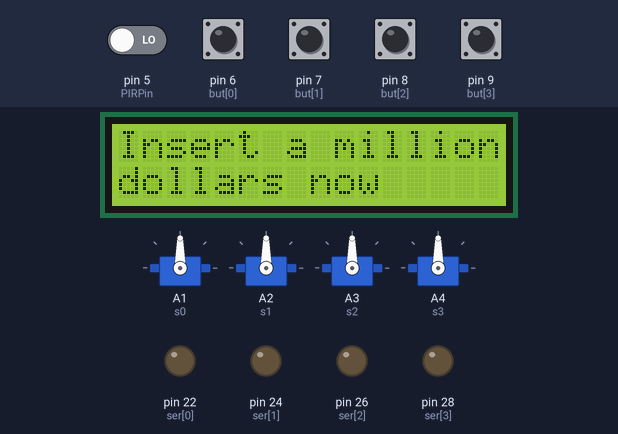
The sketch below on a simulated Arduino Mega 2560, built with avr-gcc and run on an emulated ATmega2560. Parts: 16×2 character LCD, 4 × servo, output pins drawn as LEDs (lit = HIGH). The inputs (shaded band) are chosen by the test bench; at power-on: pin 5 (PIRPin), pin 6 (but[0]), pin 7 (but[1]), pin 8 (but[2]), pin 9 (but[3]) LOW. What the sketch prints to the serial monitor is not drawn.

Above: at 1.2 s.
1.3 s: pin 5 (PIRPin) driven HIGH
At 1.9 s:
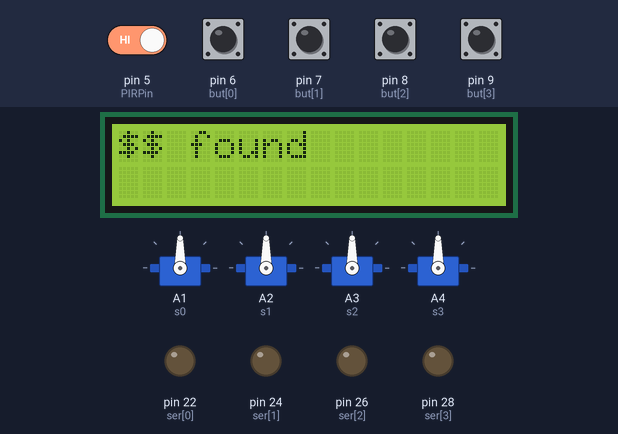
2.8 s: pin 6 (but[0]) pulled HIGH for 0.15 s
At 3.6 s:
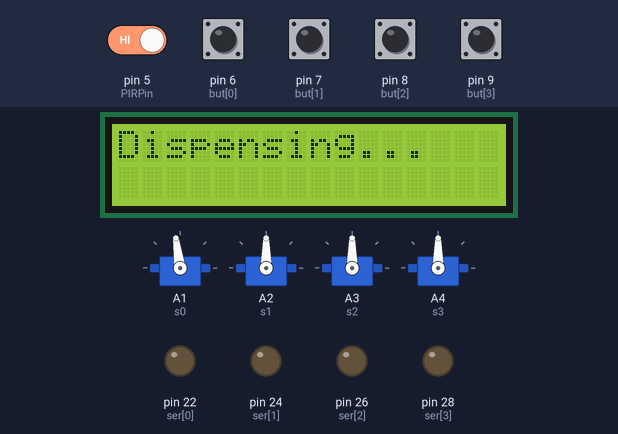
5.3 s: pin 7 (but[1]) pulled HIGH for 0.15 s
At 7.2 s:
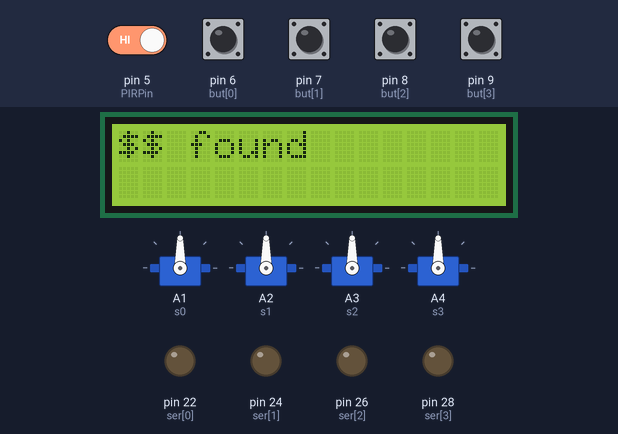
7.8 s: pin 9 (but[3]) pulled HIGH for 0.15 s
At 8.6 s:
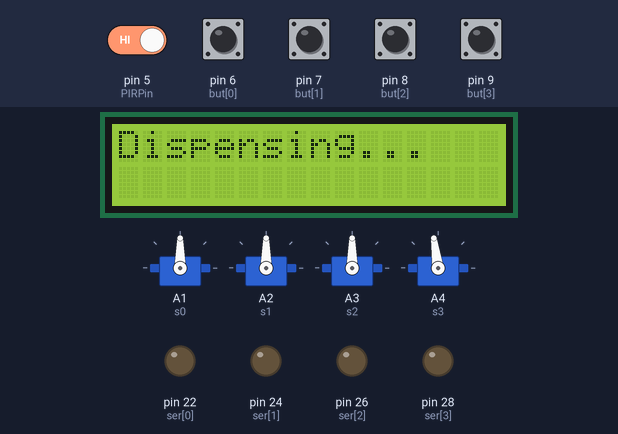
10.3 s: pin 8 (but[2]) pulled HIGH for 0.15 s
At 12.2 s:
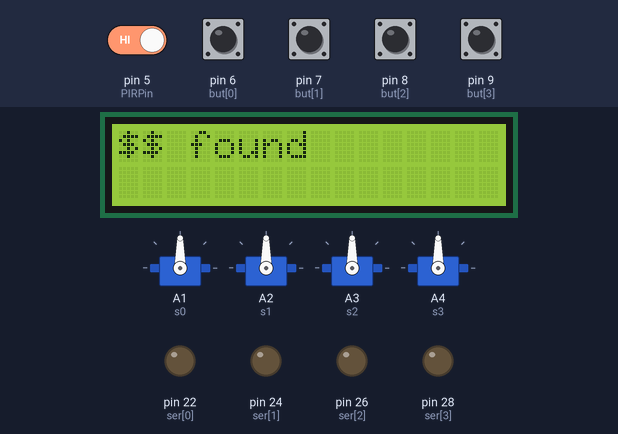
12.8 s: pin 6 (but[0]) pulled HIGH for 1 s
At 13.6 s:
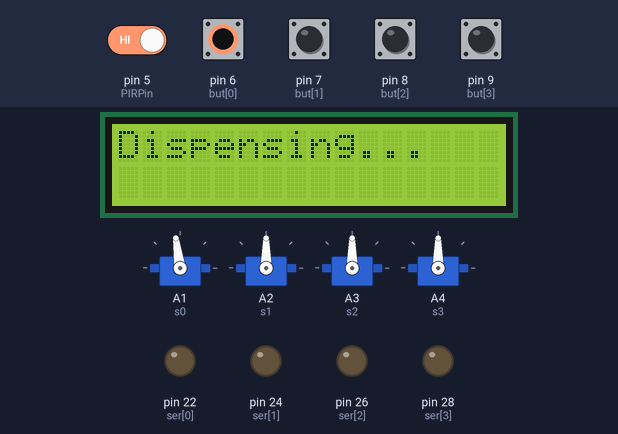
Timing chart, 0 to 15.8 s (numbered marks = the images above; inputs shaded):
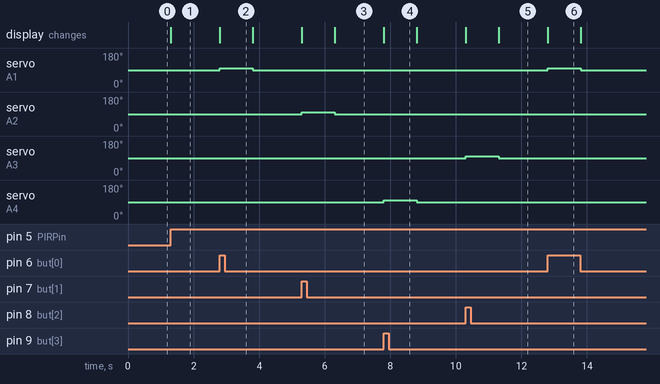

Measured:
- after the input at 1.3 s, the display: changes at once (image 1)
- after the input at 2.8 s, servo on A1 (s0): 90° → 98° at once, → 90° 1.0 s later; the display: changes at once (image 2)
- after the input at 5.3 s, servo on A2 (s1): 90° → 98° at once, → 90° 1.0 s later; the display: first changes at once (image 3 shows a later state)
- after the input at 7.8 s, servo on A4 (s3): 90° → 98° at once, → 90° 1.0 s later; the display: changes at once (image 4)
- after the input at 10.3 s, servo on A3 (s2): 90° → 98° at once, → 90° 1.0 s later; the display: first changes at once (image 5 shows a later state)
- after the input at 12.8 s, servo on A1 (s0): 90° → 98° at once, → 90° 1.0 s later; the display: changes at once (image 6)

The sketch:

servotest.ino
```cpp
#include <LiquidCrystal.h>
#include <Servo.h>

// speed of servo
const int v = 8;

// LCD
// TODO: change to actual pins
const LiquidCrystal lcd(4,3,2,30,32,34);

// pins
const int ser[4] = {22, 24, 26, 28};
const int but[4] = {6, 7, 8, 9};
const int PIRPin = 5;

// servos, doesn't work in array for some reason I think
Servo s0, s1, s2, s3;

// whether or not coin has been inserted
bool paid = false;

void setup() {
    // debug
    Serial.begin(9600);

    lcd.begin(16,2);
    lcd.clear();
    lcd.setCursor(0,0);
    lcd.print("Insert a million");
    lcd.setCursor(0,1);
    lcd.print("dollars now");

    for (int i = 0; i < 4; ++i)
    {
        pinMode(ser[i], OUTPUT);
        pinMode(but[i], INPUT);
    }

    s0.attach(A1);
    s1.attach(A2);
    s2.attach(A3);
    s3.attach(A4);

    s0.write(90);
    s1.write(90);
    s2.write(90);
    s3.write(90);

    // PIR initialization
    Serial.print("Intializing sensor ");
//    for(int x = 0; x < 10; x++) //Initialization lasts for 20 sec
//    {
//        Serial.print(".");
//        delay(1000);
//    }
//    Serial.println(" done");
    Serial.println("SENSOR ACTIVE");
}

void loop() {
    //debug
//      Serial.println("Update:");
//      Serial.println(s2.read());

    if (!paid)
    {
        if (digitalRead(PIRPin))
        {
            paid = true;
            Serial.println("Coin detected!");

            lcd.clear();
            lcd.setCursor(0,0);
            lcd.print("$$ found");
        }
        return;
    }

    bool buttonPressed = false;
    for (int i = 0; i < 4; ++i)
        buttonPressed = buttonPressed || digitalRead(but[i]);

    if (buttonPressed)
    {
        Serial.println("Button pressed! Dispensing item...");

        lcd.setCursor(0,0);
        lcd.print("Dispensing...");

        paid = false;
    }

    if (digitalRead(but[0]))
        s0.write(90 + v);
    else if (digitalRead(but[1]))
        s1.write(90 + v);
    else if (digitalRead(but[2]))
        s2.write(90 + v);
    else if (digitalRead(but[3]))
        s3.write(90 + v);

    if (buttonPressed)
    {
        delay(1000);
        s0.write(90);
        s1.write(90);
        s2.write(90);
        s3.write(90);

        lcd.clear();
        lcd.setCursor(0,0);
        lcd.print("Insert a million");
        lcd.setCursor(0,1);
        lcd.print("dollars now");
    }
}
```
